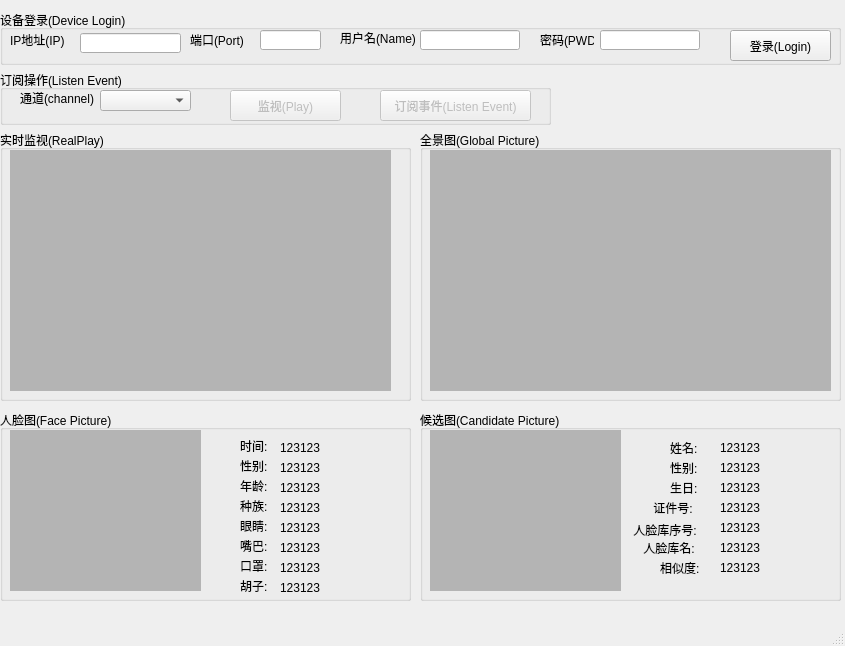
<?xml version="1.0" encoding="UTF-8"?>
<ui version="4.0">
 <class>MainWindow</class>
 <widget class="QMainWindow" name="MainWindow">
  <property name="geometry">
   <rect>
    <x>0</x>
    <y>0</y>
    <width>845</width>
    <height>646</height>
   </rect>
  </property>
  <property name="windowTitle">
   <string>人脸识别(FaceRecognition)</string>
  </property>
  <widget class="QWidget" name="centralwidget">
   <widget class="QGroupBox" name="groupBox">
    <property name="geometry">
     <rect>
      <x>0</x>
      <y>10</y>
      <width>841</width>
      <height>55</height>
     </rect>
    </property>
    <property name="title">
     <string>设备登录(Device Login)</string>
    </property>
    <widget class="QLabel" name="label">
     <property name="geometry">
      <rect>
       <x>190</x>
       <y>22</y>
       <width>60</width>
       <height>16</height>
      </rect>
     </property>
     <property name="text">
      <string>端口(Port)</string>
     </property>
    </widget>
    <widget class="QLineEdit" name="Port_lineEdit">
     <property name="enabled">
      <bool>true</bool>
     </property>
     <property name="geometry">
      <rect>
       <x>260</x>
       <y>20</y>
       <width>61</width>
       <height>20</height>
      </rect>
     </property>
     <property name="text">
      <string/>
     </property>
    </widget>
    <widget class="QLineEdit" name="Name_lineEdit">
     <property name="geometry">
      <rect>
       <x>420</x>
       <y>20</y>
       <width>100</width>
       <height>20</height>
      </rect>
     </property>
    </widget>
    <widget class="QLabel" name="label_2">
     <property name="geometry">
      <rect>
       <x>340</x>
       <y>20</y>
       <width>91</width>
       <height>16</height>
      </rect>
     </property>
     <property name="text">
      <string>用户名(Name)</string>
     </property>
    </widget>
    <widget class="QLabel" name="label_3">
     <property name="geometry">
      <rect>
       <x>10</x>
       <y>22</y>
       <width>60</width>
       <height>16</height>
      </rect>
     </property>
     <property name="text">
      <string>IP地址(IP)</string>
     </property>
    </widget>
    <widget class="QLineEdit" name="IP_lineEdit">
     <property name="geometry">
      <rect>
       <x>80</x>
       <y>23</y>
       <width>101</width>
       <height>20</height>
      </rect>
     </property>
     <property name="text">
      <string/>
     </property>
    </widget>
    <widget class="QLabel" name="label_4">
     <property name="geometry">
      <rect>
       <x>540</x>
       <y>22</y>
       <width>54</width>
       <height>16</height>
      </rect>
     </property>
     <property name="text">
      <string>密码(PWD)</string>
     </property>
    </widget>
    <widget class="QLineEdit" name="Pwd_lineEdit">
     <property name="geometry">
      <rect>
       <x>600</x>
       <y>20</y>
       <width>100</width>
       <height>20</height>
      </rect>
     </property>
     <property name="echoMode">
      <enum>QLineEdit::Password</enum>
     </property>
    </widget>
    <widget class="QPushButton" name="Login_pushButton">
     <property name="geometry">
      <rect>
       <x>730</x>
       <y>20</y>
       <width>101</width>
       <height>31</height>
      </rect>
     </property>
     <property name="text">
      <string>登录(Login)</string>
     </property>
    </widget>
   </widget>
   <widget class="QGroupBox" name="groupBox_3">
    <property name="geometry">
     <rect>
      <x>0</x>
      <y>70</y>
      <width>551</width>
      <height>55</height>
     </rect>
    </property>
    <property name="title">
     <string>订阅操作(Listen Event)</string>
    </property>
    <widget class="QComboBox" name="Channel_comboBox">
     <property name="geometry">
      <rect>
       <x>100</x>
       <y>20</y>
       <width>91</width>
       <height>21</height>
      </rect>
     </property>
    </widget>
    <widget class="QLabel" name="label_5">
     <property name="geometry">
      <rect>
       <x>20</x>
       <y>20</y>
       <width>81</width>
       <height>16</height>
      </rect>
     </property>
     <property name="text">
      <string>通道(channel)</string>
     </property>
    </widget>
    <widget class="QPushButton" name="ListenEvent_pushButton">
     <property name="enabled">
      <bool>false</bool>
     </property>
     <property name="geometry">
      <rect>
       <x>380</x>
       <y>20</y>
       <width>151</width>
       <height>31</height>
      </rect>
     </property>
     <property name="text">
      <string>订阅事件(Listen Event)</string>
     </property>
    </widget>
    <widget class="QPushButton" name="Play_pushButton">
     <property name="enabled">
      <bool>false</bool>
     </property>
     <property name="geometry">
      <rect>
       <x>230</x>
       <y>20</y>
       <width>111</width>
       <height>31</height>
      </rect>
     </property>
     <property name="text">
      <string>监视(Play)</string>
     </property>
    </widget>
   </widget>
   <widget class="QGroupBox" name="groupBox_2">
    <property name="geometry">
     <rect>
      <x>0</x>
      <y>130</y>
      <width>411</width>
      <height>271</height>
     </rect>
    </property>
    <property name="title">
     <string>实时监视(RealPlay)</string>
    </property>
    <widget class="QLabel" name="Play_wnd">
     <property name="geometry">
      <rect>
       <x>10</x>
       <y>20</y>
       <width>381</width>
       <height>241</height>
      </rect>
     </property>
     <property name="styleSheet">
      <string notr="true">background-color: rgb(180, 180, 180);</string>
     </property>
     <property name="text">
      <string/>
     </property>
     <property name="alignment">
      <set>Qt::AlignCenter</set>
     </property>
    </widget>
   </widget>
   <widget class="QGroupBox" name="GlobalImg_groupBox">
    <property name="geometry">
     <rect>
      <x>420</x>
      <y>130</y>
      <width>421</width>
      <height>271</height>
     </rect>
    </property>
    <property name="title">
     <string>全景图(Global Picture)</string>
    </property>
    <widget class="QLabel" name="GlobalImg_wnd">
     <property name="geometry">
      <rect>
       <x>10</x>
       <y>20</y>
       <width>401</width>
       <height>241</height>
      </rect>
     </property>
     <property name="styleSheet">
      <string notr="true">background-color: rgb(180, 180, 180);</string>
     </property>
     <property name="text">
      <string/>
     </property>
    </widget>
   </widget>
   <widget class="QGroupBox" name="FaceImg_groupBox">
    <property name="geometry">
     <rect>
      <x>0</x>
      <y>410</y>
      <width>411</width>
      <height>191</height>
     </rect>
    </property>
    <property name="title">
     <string>人脸图(Face Picture)</string>
    </property>
    <widget class="QLabel" name="FaceImg_wnd">
     <property name="geometry">
      <rect>
       <x>10</x>
       <y>20</y>
       <width>191</width>
       <height>161</height>
      </rect>
     </property>
     <property name="styleSheet">
      <string notr="true">background-color: rgb(180, 180, 180);</string>
     </property>
     <property name="lineWidth">
      <number>0</number>
     </property>
     <property name="text">
      <string/>
     </property>
    </widget>
    <widget class="QLabel" name="label_14">
     <property name="geometry">
      <rect>
       <x>240</x>
       <y>30</y>
       <width>54</width>
       <height>12</height>
      </rect>
     </property>
     <property name="text">
      <string>时间:</string>
     </property>
    </widget>
    <widget class="QLabel" name="face_time_label">
     <property name="geometry">
      <rect>
       <x>280</x>
       <y>30</y>
       <width>131</width>
       <height>16</height>
      </rect>
     </property>
     <property name="text">
      <string>123123</string>
     </property>
    </widget>
    <widget class="QLabel" name="label_10">
     <property name="geometry">
      <rect>
       <x>240</x>
       <y>50</y>
       <width>54</width>
       <height>12</height>
      </rect>
     </property>
     <property name="text">
      <string>性别:</string>
     </property>
    </widget>
    <widget class="QLabel" name="face_sex_label">
     <property name="geometry">
      <rect>
       <x>280</x>
       <y>50</y>
       <width>131</width>
       <height>16</height>
      </rect>
     </property>
     <property name="text">
      <string>123123</string>
     </property>
    </widget>
    <widget class="QLabel" name="label_11">
     <property name="geometry">
      <rect>
       <x>240</x>
       <y>70</y>
       <width>54</width>
       <height>12</height>
      </rect>
     </property>
     <property name="text">
      <string>年龄:</string>
     </property>
    </widget>
    <widget class="QLabel" name="face_age_label">
     <property name="geometry">
      <rect>
       <x>280</x>
       <y>70</y>
       <width>131</width>
       <height>16</height>
      </rect>
     </property>
     <property name="text">
      <string>123123</string>
     </property>
    </widget>
    <widget class="QLabel" name="label_15">
     <property name="geometry">
      <rect>
       <x>240</x>
       <y>90</y>
       <width>54</width>
       <height>12</height>
      </rect>
     </property>
     <property name="text">
      <string>种族:</string>
     </property>
    </widget>
    <widget class="QLabel" name="face_race_label">
     <property name="geometry">
      <rect>
       <x>280</x>
       <y>90</y>
       <width>131</width>
       <height>16</height>
      </rect>
     </property>
     <property name="text">
      <string>123123</string>
     </property>
    </widget>
    <widget class="QLabel" name="label_17">
     <property name="geometry">
      <rect>
       <x>240</x>
       <y>110</y>
       <width>54</width>
       <height>12</height>
      </rect>
     </property>
     <property name="text">
      <string>眼睛:</string>
     </property>
    </widget>
    <widget class="QLabel" name="label_18">
     <property name="geometry">
      <rect>
       <x>240</x>
       <y>130</y>
       <width>54</width>
       <height>12</height>
      </rect>
     </property>
     <property name="text">
      <string>嘴巴:</string>
     </property>
    </widget>
    <widget class="QLabel" name="label_19">
     <property name="geometry">
      <rect>
       <x>240</x>
       <y>150</y>
       <width>54</width>
       <height>12</height>
      </rect>
     </property>
     <property name="text">
      <string>口罩:</string>
     </property>
    </widget>
    <widget class="QLabel" name="label_20">
     <property name="geometry">
      <rect>
       <x>240</x>
       <y>170</y>
       <width>54</width>
       <height>12</height>
      </rect>
     </property>
     <property name="text">
      <string>胡子:</string>
     </property>
    </widget>
    <widget class="QLabel" name="face_eye_label">
     <property name="geometry">
      <rect>
       <x>280</x>
       <y>110</y>
       <width>131</width>
       <height>16</height>
      </rect>
     </property>
     <property name="text">
      <string>123123</string>
     </property>
    </widget>
    <widget class="QLabel" name="face_mouth_label">
     <property name="geometry">
      <rect>
       <x>280</x>
       <y>130</y>
       <width>121</width>
       <height>16</height>
      </rect>
     </property>
     <property name="text">
      <string>123123</string>
     </property>
    </widget>
    <widget class="QLabel" name="face_mask_label">
     <property name="geometry">
      <rect>
       <x>280</x>
       <y>150</y>
       <width>131</width>
       <height>16</height>
      </rect>
     </property>
     <property name="text">
      <string>123123</string>
     </property>
    </widget>
    <widget class="QLabel" name="face_beard_label">
     <property name="geometry">
      <rect>
       <x>280</x>
       <y>170</y>
       <width>131</width>
       <height>16</height>
      </rect>
     </property>
     <property name="text">
      <string>123123</string>
     </property>
    </widget>
   </widget>
   <widget class="QGroupBox" name="CandidateImg_groupBox">
    <property name="geometry">
     <rect>
      <x>420</x>
      <y>410</y>
      <width>421</width>
      <height>191</height>
     </rect>
    </property>
    <property name="title">
     <string>候选图(Candidate Picture)</string>
    </property>
    <widget class="QLabel" name="CandidateImg_wnd">
     <property name="geometry">
      <rect>
       <x>10</x>
       <y>20</y>
       <width>191</width>
       <height>161</height>
      </rect>
     </property>
     <property name="styleSheet">
      <string notr="true">background-color: rgb(180, 180, 180);</string>
     </property>
     <property name="text">
      <string/>
     </property>
    </widget>
    <widget class="QLabel" name="label_25">
     <property name="geometry">
      <rect>
       <x>250</x>
       <y>30</y>
       <width>81</width>
       <height>16</height>
      </rect>
     </property>
     <property name="text">
      <string>姓名:</string>
     </property>
    </widget>
    <widget class="QLabel" name="candidate_name_label">
     <property name="geometry">
      <rect>
       <x>300</x>
       <y>30</y>
       <width>121</width>
       <height>16</height>
      </rect>
     </property>
     <property name="text">
      <string>123123</string>
     </property>
    </widget>
    <widget class="QLabel" name="label_27">
     <property name="geometry">
      <rect>
       <x>250</x>
       <y>50</y>
       <width>71</width>
       <height>16</height>
      </rect>
     </property>
     <property name="text">
      <string>性别:</string>
     </property>
    </widget>
    <widget class="QLabel" name="candidate_sex_label">
     <property name="geometry">
      <rect>
       <x>300</x>
       <y>50</y>
       <width>121</width>
       <height>16</height>
      </rect>
     </property>
     <property name="text">
      <string>123123</string>
     </property>
    </widget>
    <widget class="QLabel" name="label_29">
     <property name="geometry">
      <rect>
       <x>250</x>
       <y>70</y>
       <width>71</width>
       <height>16</height>
      </rect>
     </property>
     <property name="text">
      <string>生日:</string>
     </property>
    </widget>
    <widget class="QLabel" name="candidate_birth_label">
     <property name="geometry">
      <rect>
       <x>300</x>
       <y>70</y>
       <width>121</width>
       <height>16</height>
      </rect>
     </property>
     <property name="text">
      <string>123123</string>
     </property>
    </widget>
    <widget class="QLabel" name="label_30">
     <property name="geometry">
      <rect>
       <x>230</x>
       <y>90</y>
       <width>81</width>
       <height>16</height>
      </rect>
     </property>
     <property name="text">
      <string> 证件号:</string>
     </property>
    </widget>
    <widget class="QLabel" name="candidate_id_label">
     <property name="geometry">
      <rect>
       <x>300</x>
       <y>90</y>
       <width>121</width>
       <height>16</height>
      </rect>
     </property>
     <property name="text">
      <string>123123</string>
     </property>
    </widget>
    <widget class="QLabel" name="label_32">
     <property name="geometry">
      <rect>
       <x>210</x>
       <y>110</y>
       <width>141</width>
       <height>20</height>
      </rect>
     </property>
     <property name="text">
      <string> 人脸库序号:</string>
     </property>
    </widget>
    <widget class="QLabel" name="label_33">
     <property name="geometry">
      <rect>
       <x>220</x>
       <y>130</y>
       <width>81</width>
       <height>16</height>
      </rect>
     </property>
     <property name="text">
      <string> 人脸库名:</string>
     </property>
    </widget>
    <widget class="QLabel" name="label_34">
     <property name="geometry">
      <rect>
       <x>240</x>
       <y>150</y>
       <width>91</width>
       <height>16</height>
      </rect>
     </property>
     <property name="text">
      <string>相似度:</string>
     </property>
    </widget>
    <widget class="QLabel" name="candidate_library_no_label">
     <property name="geometry">
      <rect>
       <x>300</x>
       <y>110</y>
       <width>121</width>
       <height>16</height>
      </rect>
     </property>
     <property name="text">
      <string>123123</string>
     </property>
    </widget>
    <widget class="QLabel" name="candidate_library_name_label">
     <property name="geometry">
      <rect>
       <x>300</x>
       <y>130</y>
       <width>121</width>
       <height>16</height>
      </rect>
     </property>
     <property name="text">
      <string>123123</string>
     </property>
    </widget>
    <widget class="QLabel" name="candidate_similarity_label">
     <property name="geometry">
      <rect>
       <x>300</x>
       <y>150</y>
       <width>121</width>
       <height>16</height>
      </rect>
     </property>
     <property name="text">
      <string>123123</string>
     </property>
    </widget>
   </widget>
   <zorder>FaceImg_groupBox</zorder>
   <zorder>groupBox</zorder>
   <zorder>groupBox_3</zorder>
   <zorder>groupBox_2</zorder>
   <zorder>GlobalImg_groupBox</zorder>
   <zorder>CandidateImg_groupBox</zorder>
  </widget>
  <widget class="QMenuBar" name="menubar">
   <property name="geometry">
    <rect>
     <x>0</x>
     <y>0</y>
     <width>845</width>
     <height>23</height>
    </rect>
   </property>
  </widget>
  <widget class="QStatusBar" name="statusbar"/>
 </widget>
 <resources/>
 <connections/>
</ui>
